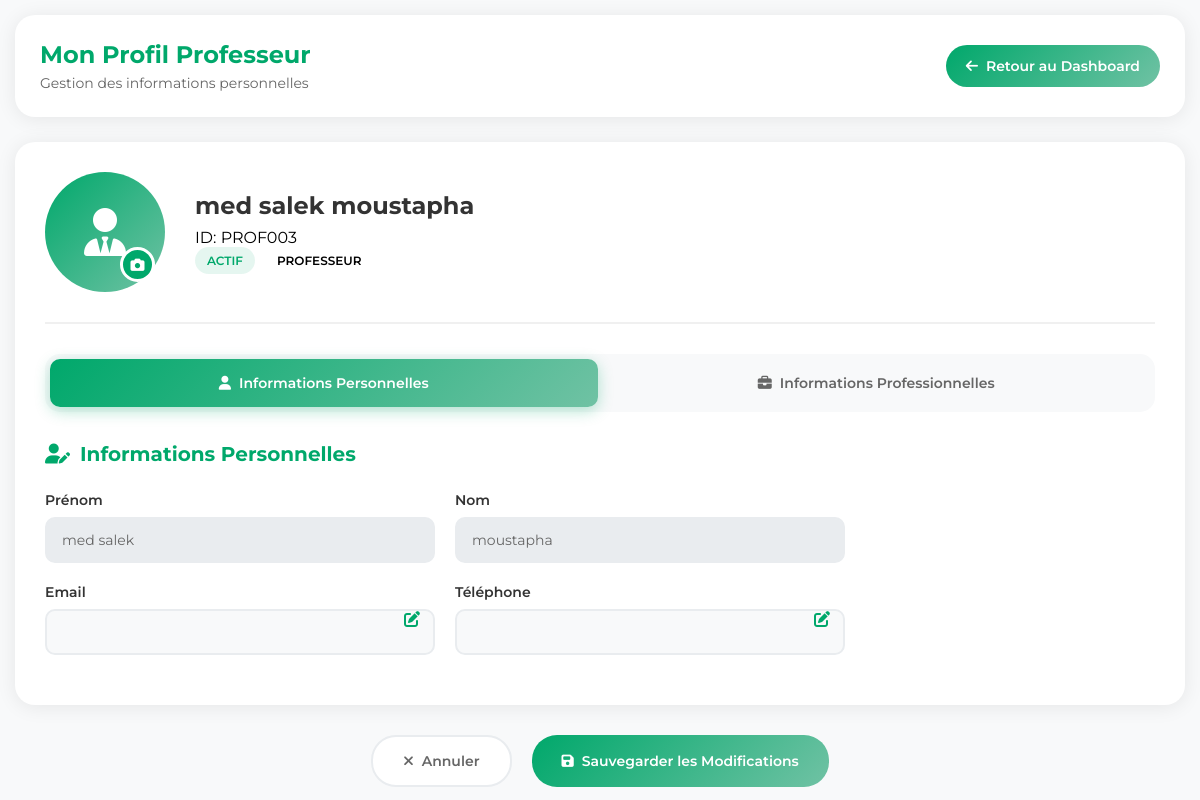
Screenshot of /teacher/profile (signed in) with the database file from the repository.
### tables this page shows
CREATE TABLE users (
            id INTEGER PRIMARY KEY AUTOINCREMENT,
            matricule TEXT UNIQUE NOT NULL,
            nni TEXT NOT NULL,
            nom TEXT NOT NULL,
            prenom TEXT NOT NULL,
            role TEXT NOT NULL CHECK(role IN ('eleve', 'professeur', 'superviseur')),
            classe TEXT,
            email TEXT,
            telephone TEXT,

            created_at TIMESTAMP DEFAULT CURRENT_TIMESTAMP
        );

### app.py (the view)
@app.route('/teacher/profile')
def professor_profile():
    if 'user_id' not in session or session.get('user_role') != 'professeur':
        return redirect(url_for('index'))
    conn = get_db_connection()
    try:
        professor = conn.execute(
            'SELECT * FROM users WHERE id = ?',
            (session['user_id'],)
        ).fetchone()
        if not professor:
            flash('Professeur non trouvé', 'error')
            return redirect(url_for('teacher_dashboard'))
        courses_taught = conn.execute('''
            SELECT c.id, c.nom_cours, c.classe
            FROM courses c
            WHERE c.professeur_id = ?
            ORDER BY c.nom_cours
        ''', (session['user_id'],)).fetchall()
        return render_template('professor_profile.html',
                            professor=dict(professor),
                            courses_taught=courses_taught)
    except Exception as e:
        print(f"Error in professor_profile: {e}")
        flash('Erreur lors du chargement du profil', 'error')
        return redirect(url_for('teacher_dashboard'))
    finally:
        conn.close()

### app.py (called while the page is built, shortened)
def get_db_connection():
    conn = sqlite3.connect('attendance.db')
    conn.row_factory = sqlite3.Row
    return conn

@app.context_processor
def utility_processor():
    def find_course(day_schedule, start_time, end_time):
        if not day_schedule:
            return None
        for course in day_schedule:
            if course['time_slot'] == f"{start_time}-{end_time}":
                return course
        return None
    return dict(find_course=find_course)

@app.context_processor
def inject_stats():
    conn = get_db_connection()
    try:
        stats = conn.execute('''
            SELECT
                (SELECT COUNT(*) FROM users WHERE role = 'eleve') as total_students,
                (SELECT COUNT(*) FROM users WHERE role = 'professeur') as total_teachers,
                (SELECT COUNT(*) FROM attendance WHERE status = 'present') as total_present,
                (SELECT COUNT(*) FROM attendance WHERE status = 'absent') as total_absent,
                (SELECT COUNT(*) FROM attendance WHERE status = 'justified') as total_justified
        ''').fetchone()
        stats_dict = dict(stats) if stats else {}
        for key in ['total_students', 'total_teachers', 'total_present', 'total_absent', 'total_justified']:
            stats_dict[key] = stats_dict.get(key, 0)
        return {'stats': stats_dict}
    finally:
        conn.close()

@app.before_request
def csrf_protect():
    if 'csrf_token' not in session:
        session['csrf_token'] = secrets.token_hex(16)

### templates/professor_profile.html (shortened to what this page needs)
<!DOCTYPE html>
<html lang="fr">
<head>
    <link rel="stylesheet" href="https://cdnjs.cloudflare.com/ajax/libs/font-awesome/6.4.2/css/all.min.css">
    <link rel="stylesheet" href="{{ url_for('static', filename='css/Mon_Profil.css') }}">
</head>
<body>
    <div class="header">
        <div class="welcome">
            <h1>Mon Profil Professeur</h1>
            <p>Gestion des informations personnelles</p>
        </div>
        <a href="{{ url_for('teacher_dashboard') }}" class="back-btn">
            <i class="fas fa-arrow-left"></i> Retour au Dashboard
        </a>
    </div>
    <div class="profile-container">
        <div class="profile-header">
            <div class="profile-avatar">
                <i class="fas fa-user-tie"></i>
                <div class="avatar-overlay">
                    <i class="fas fa-camera"></i>
                </div>
            </div>
            <div class="profile-info">
                <h2>{{ professor.prenom }} {{ professor.nom }}</h2>
                <p class="prof-id">ID: {{ professor.matricule }}</p>
                <div class="profile-badges">
                    <span class="badge badge-active">Actif</span>
                    <span class="badge badge-prof">Professeur</span>
                </div>
            </div>
        </div>
        <div class="profile-tabs">
            <button class="tab-btn active" onclick="showTab('personal')">
                <i class="fas fa-user"></i> Informations Personnelles
            </button>
            <button class="tab-btn" onclick="showTab('professional')">
                <i class="fas fa-briefcase"></i> Informations Professionnelles
            </button>
        </div>
        <div id="personal-tab" class="tab-content active">
            <div class="form-section">
                <h3><i class="fas fa-user-edit"></i> Informations Personnelles</h3>
                <form class="profile-form" action="{{ url_for('update_professor_profile') }}" method="POST">
                    <div class="form-row">
                        <div class="form-group">
                            <label for="prenom">Prénom</label>
                            <input type="text" id="prenom" name="prenom" value="{{ professor.prenom }}" readonly>
                        </div>
                        <div class="form-group">
                            <label for="nom">Nom</label>
                            <input type="text" id="nom" name="nom" value="{{ professor.nom }}" readonly>
                        </div>
                    </div>
                    <div class="form-row">
                        <div class="form-group">
                            <label for="email">Email</label>
                            <input type="email" id="email" name="email" value="{{ professor.email or '' }}" required>
                            <i class="fas fa-edit edit-icon" onclick="enableEdit('email')"></i>
                        </div>
                        <div class="form-group">
                            <label for="telephone">Téléphone</label>
                            <input type="tel" id="telephone" name="telephone" value="{{ professor.telephone or '' }}">
                            <i class="fas fa-edit edit-icon" onclick="enableEdit('telephone')"></i>
                        </div>
                    </div>
                </form>
            </div>
        </div>
    </div>
    <div class="action-buttons">
        <button class="btn-secondary" onclick="cancelChanges()">
            <i class="fas fa-times"></i> Annuler
        </button>
        <button class="btn-primary" onclick="document.querySelector('.profile-form').submit()">
            <i class="fas fa-save"></i> Sauvegarder les Modifications
        </button>
    </div>
</body>
</html>

### static/css/Mon_Profil.css (style rules this page uses)
* { margin: 0; padding: 0; box-sizing: border-box; font-family: 'Montserrat', sans-serif; }
body { background-color: #f8f9fa; min-height: 100vh; padding: 15px; }
.header { background: white; border-radius: 20px; padding: 25px; margin-bottom: 25px; box-shadow: 0 2px 20px rgba(0, 0, 0, 0.08); display: flex; justify-content: space-between; align-items: center; flex-wrap: wrap; gap: 15px; }
.header .welcome h1 { font-size: 24px; color: #00a86b; font-weight: 700; margin-bottom: 5px; }
.header .welcome p { color: #666; font-size: 14px; }
.back-btn { background: linear-gradient(135deg, #00a86b, #70c2a4); color: white; border: none; padding: 12px 20px; border-radius: 25px; cursor: pointer; font-weight: 600; transition: all 0.3s ease; font-size: 14px; text-decoration: none; display: inline-flex; align-items: center; gap: 8px; }
.profile-container { background: white; border-radius: 20px; padding: 30px; box-shadow: 0 2px 20px rgba(0, 0, 0, 0.08); margin-bottom: 20px; }
.profile-header { display: flex; align-items: center; gap: 30px; margin-bottom: 30px; padding-bottom: 30px; border-bottom: 2px solid #f0f0f0; }
.profile-avatar { position: relative; width: 120px; height: 120px; background: linear-gradient(135deg, #00a86b, #70c2a4); border-radius: 50%; display: flex; align-items: center; justify-content: center; color: white; font-size: 48px; cursor: pointer; transition: all 0.3s ease; }
.avatar-overlay { position: absolute; bottom: 10px; right: 10px; width: 35px; height: 35px; background: #00a86b; border-radius: 50%; display: flex; align-items: center; justify-content: center; color: white; font-size: 14px; border: 3px solid white; }
.profile-info h2 { color: #333; font-size: 24px; font-weight: 700; margin-bottom: 8px; }
.profile-badges { display: flex; gap: 10px; }
.badge { padding: 6px 12px; border-radius: 20px; font-size: 12px; font-weight: 600; text-transform: uppercase; }
.badge-active { background: rgba(0, 168, 107, 0.1); color: #00a86b; }
.profile-tabs { display: flex; gap: 5px; margin-bottom: 30px; background: #f8f9fa; padding: 5px; border-radius: 15px; }
.tab-btn { flex: 1; padding: 15px 20px; border: none; background: transparent; color: #666; font-weight: 600; font-size: 14px; border-radius: 10px; cursor: pointer; transition: all 0.3s ease; display: flex; align-items: center; justify-content: center; gap: 8px; }
.tab-btn.active { background: linear-gradient(135deg, #00a86b, #70c2a4); color: white; box-shadow: 0 4px 15px rgba(0, 168, 107, 0.3); }
.tab-content { display: none; }
.tab-content.active { display: block; animation: fadeIn 0.5s ease; }
.form-section h3 { color: #00a86b; font-size: 20px; font-weight: 700; margin-bottom: 25px; display: flex; align-items: center; gap: 10px; }
.profile-form { max-width: 800px; }
.form-row { display: grid; grid-template-columns: 1fr 1fr; gap: 20px; margin-bottom: 20px; }
.form-group { position: relative; }
.form-group label { display: block; color: #333; font-weight: 600; margin-bottom: 8px; font-size: 14px; }
.form-group input, .form-group textarea { width: 100%; padding: 12px 15px; border: 2px solid #e9ecef; border-radius: 10px; font-size: 14px; transition: all 0.3s ease; background: #f8f9fa; }
.form-group input[readonly] { background: #e9ecef; color: #666; }
.edit-icon { position: absolute; right: 15px; top: 50%; transform: translateY(-50%); color: #00a86b; cursor: pointer; font-size: 16px; transition: all 0.3s ease; }
.action-buttons { display: flex; justify-content: center; gap: 20px; margin-top: 30px; }
.btn-primary, .btn-secondary { padding: 15px 30px; border: none; border-radius: 25px; font-size: 14px; font-weight: 600; cursor: pointer; transition: all 0.3s ease; display: inline-flex; align-items: center; gap: 8px; }
.btn-primary { background: linear-gradient(135deg, #00a86b, #70c2a4); color: white; }
.btn-secondary { background: white; color: #666; border: 2px solid #e9ecef; }

### rows the page displays
users: prenom "med salek", nom "moustapha", matricule "PROF003"
